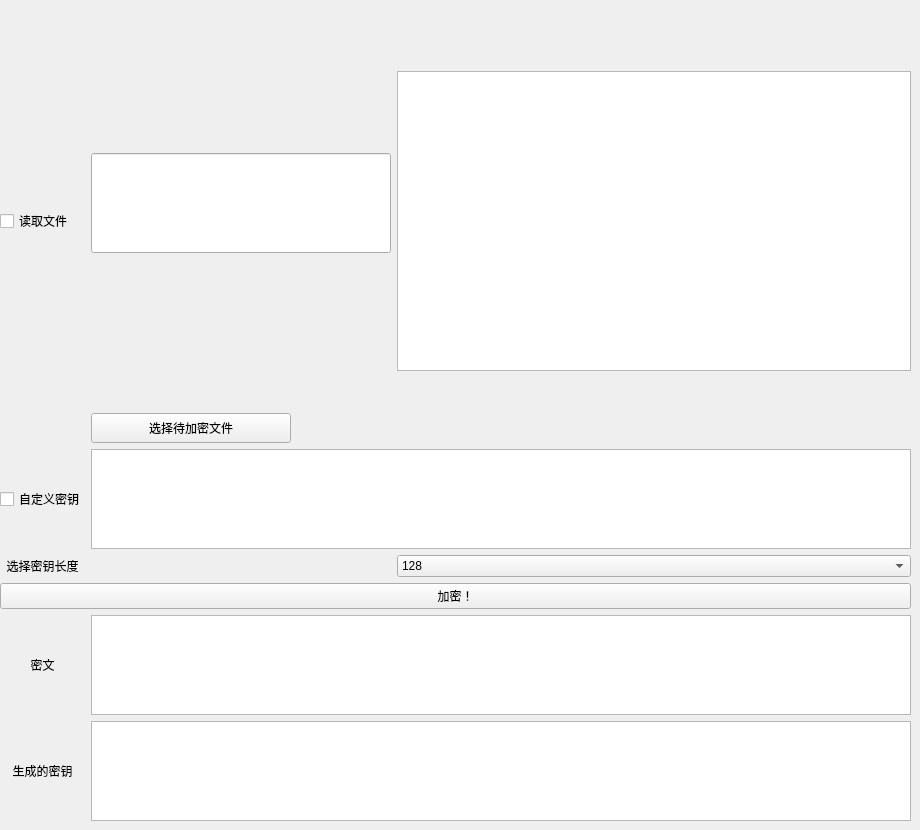
      <widget class="QWidget" name="page_8">
       <widget class="QWidget" name="gridLayoutWidget">
        <property name="geometry">
         <rect>
          <x>0</x>
          <y>0</y>
          <width>911</width>
          <height>821</height>
         </rect>
        </property>
        <layout class="QGridLayout" name="gridLayout">
         <item row="8" column="0">
          <widget class="QLabel" name="label_6">
           <property name="text">
            <string>生成的密钥</string>
           </property>
           <property name="alignment">
            <set>Qt::AlignCenter</set>
           </property>
          </widget>
         </item>
         <item row="0" column="2" rowspan="3">
          <widget class="QPlainTextEdit" name="plainTextEdit">
           <property name="maximumSize">
            <size>
             <width>16777215</width>
             <height>300</height>
            </size>
           </property>
          </widget>
         </item>
         <item row="4" column="1" colspan="2">
          <widget class="QPlainTextEdit" name="plainTextEdit_2">
           <property name="maximumSize">
            <size>
             <width>16777215</width>
             <height>100</height>
            </size>
           </property>
          </widget>
         </item>
         <item row="0" column="1" rowspan="2">
          <widget class="QLineEdit" name="lineEdit">
           <property name="maximumSize">
            <size>
             <width>300</width>
             <height>100</height>
            </size>
           </property>
          </widget>
         </item>
         <item row="6" column="0" colspan="3">
          <widget class="QPushButton" name="pushButton_23">
           <property name="text">
            <string>加密！</string>
           </property>
          </widget>
         </item>
         <item row="5" column="0">
          <widget class="QLabel" name="label_7">
           <property name="maximumSize">
            <size>
             <width>300</width>
             <height>16777215</height>
            </size>
           </property>
           <property name="text">
            <string>选择密钥长度</string>
           </property>
           <property name="alignment">
            <set>Qt::AlignCenter</set>
           </property>
          </widget>
         </item>
         <item row="7" column="0">
          <widget class="QLabel" name="label_3">
           <property name="text">
            <string>密文</string>
           </property>
           <property name="alignment">
            <set>Qt::AlignCenter</set>
           </property>
          </widget>
         </item>
         <item row="2" column="1">
          <widget class="QPushButton" name="pushButton_21">
           <property name="maximumSize">
            <size>
             <width>200</width>
             <height>30</height>
            </size>
           </property>
           <property name="layoutDirection">
            <enum>Qt::LeftToRight</enum>
           </property>
           <property name="text">
            <string>选择待加密文件</string>
           </property>
           <property name="checkable">
            <bool>false</bool>
           </property>
          </widget>
         </item>
         <item row="0" column="0" rowspan="3">
          <widget class="QCheckBox" name="checkBox">
           <property name="text">
            <string>读取文件</string>
           </property>
          </widget>
         </item>
         <item row="4" column="0">
          <widget class="QCheckBox" name="checkBox_2">
           <property name="maximumSize">
            <size>
             <width>16777215</width>
             <height>100</height>
            </size>
           </property>
           <property name="text">
            <string>自定义密钥</string>
           </property>
          </widget>
         </item>
         <item row="5" column="2">
          <widget class="QComboBox" name="comboBox">
           <item>
            <property name="text">
             <string>128</string>
            </property>
           </item>
           <item>
            <property name="text">
             <string>192</string>
            </property>
           </item>
           <item>
            <property name="text">
             <string>256</string>
            </property>
           </item>
          </widget>
         </item>
         <item row="7" column="1" colspan="2">
          <widget class="QTextEdit" name="textEdit">
           <property name="maximumSize">
            <size>
             <width>16777215</width>
             <height>100</height>
            </size>
           </property>
          </widget>
         </item>
         <item row="8" column="1" colspan="2">
          <widget class="QTextEdit" name="textEdit_2">
           <property name="maximumSize">
            <size>
             <width>16777215</width>
             <height>100</height>
            </size>
           </property>
          </widget>
         </item>
        </layout>
       </widget>
      </widget>
